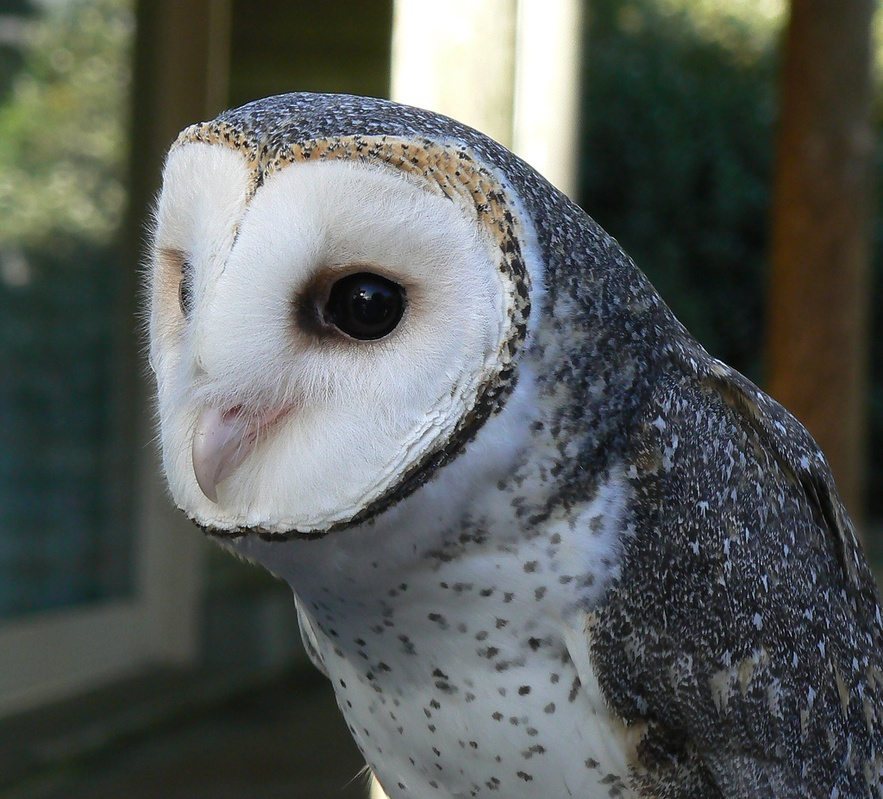
#> input picture extras/pybind_example/data_exchange/civetta.jpg, 883 x 799 px, shrunk from 1024 x 926 before the run
$ python test_convolution.py   (older library calls are emulated)
#> lines starting #> are read from the running program, lines starting #| are printed output that depends on the picture
from skimage.io import imread
from image import convolution
import numpy as np
from matplotlib import pyplot as plt

def to_image(array):
    a_min = np.min(array)
    a_max = np.min(array)
    return ((array - a_min)/float(a_max-a_min))*255

image = imread('./civetta.jpg', as_grey=True)
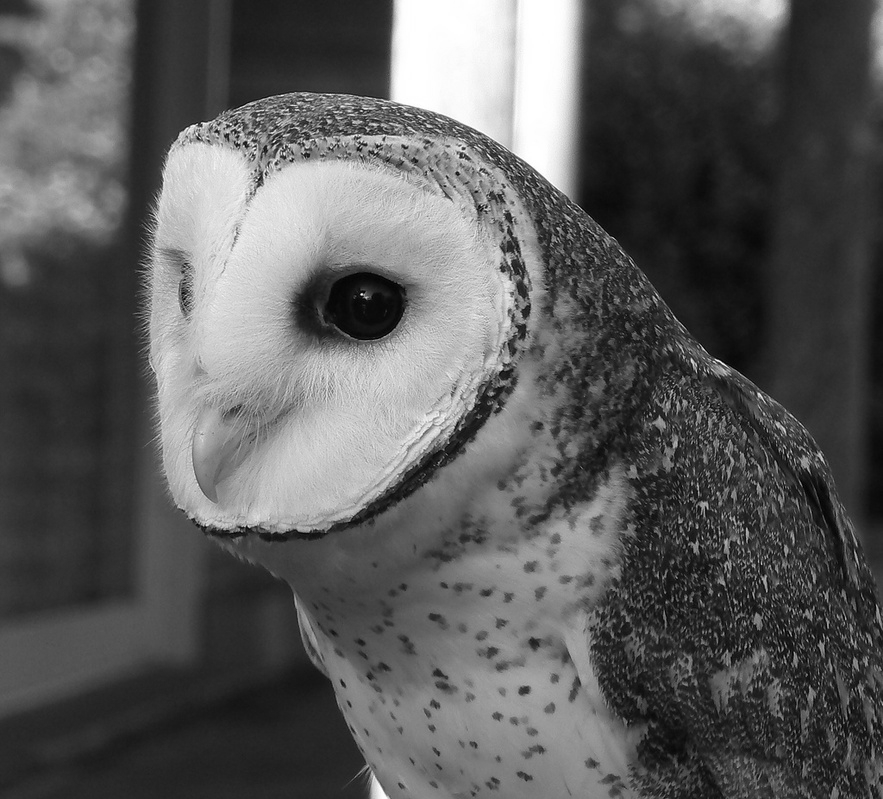
#> image: shape (799, 883) float64; min 0, max 1, mean 0.361
box_blur_kernel = np.ones((20,20))
#> (the run stopped early here; a loop or call above may not have finished)
